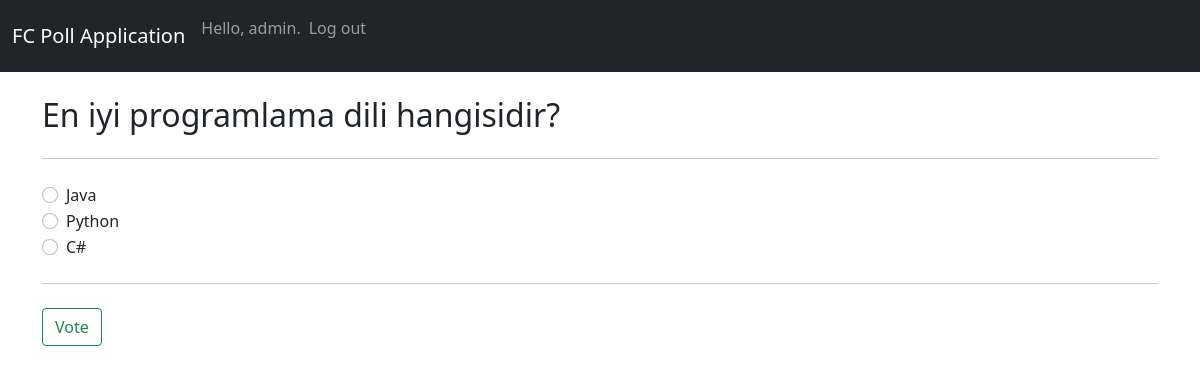
Page /poll/1/ (signed in) on the committed database.
### PollApp/models.py (models this page shows, shortened)
class Poll(models.Model):
    name = models.CharField(max_length=50)
    description = models.TextField(blank=True)
    choices = models.ManyToManyField(Choice, related_name='related_polls', blank=True)

class Choice(models.Model):
    name = models.CharField(max_length=20)

### PollApp/views.py (the view)
# urls.py: path("poll/<int:poll_id>/", views.poll_view, name="poll"),
@login_required(login_url='/users/login')
def poll_view(request, poll_id):
    poll = Poll.objects.get(id=poll_id)
    if request.method == 'POST':
        choice_id = request.POST.get('choice_id')
        choice = Choice.objects.get(id=choice_id)
        Vote.objects.create(poll=poll, choice=choice)
        return render(request, template_name="PollApp/poll.html",context={"poll": poll, "success_message": "Voted Successfully"})
    return render(request, template_name="PollApp/poll.html", context={"poll": poll})

### PollApp/templates/PollApp/poll.html (shortened to what this page needs)
{% extends 'PollApp/base.html' %}
{% block body %}
    <h2> {{ poll.name }} </h2>
    <hr class="my-4">
    <form method="post">
        {% for choice in poll.choices.all %}
            <div class="form-check">
                <input class="form-check-input" type="radio" name="choice_id" id="{{ choice.id }}"
                       value="{{ choice.id }}">
                <label class="form-check-label" for="{{ choice.id }}">
                    {{ choice.name }}
                </label>
            </div>
        {% endfor %}
        <hr class="my-4">
        <button class="btn btn-outline-success">Vote</button>
    </form>
{% endblock %}

### PollApp/templates/PollApp/base.html (shortened to what this page needs)
<!DOCTYPE html>
<html lang="en">
<head>
    <link href="https://cdn.jsdelivr.net/npm/bootstrap@5.1.3/dist/css/bootstrap.min.css" rel="stylesheet">
</head>
<body>
<nav class="navbar navbar-expand-lg navbar-dark bg-dark">
    <div class="container-fluid">
        <a class="navbar-brand" href="{% url 'PollApp:index' %}">FC Poll Application</a>
        <div class="collapse navbar-collapse" id="navbarText">
            <ul class="navbar-nav ml-auto">
            {% if user.is_authenticated %}
                <li class="nav-item">
                    <p class="navbar-text">Hello, {{ user.username }}.</p>
                </li>
                <li class="nav-item">
                    <a class="nav-link" href="{% url 'users:logout' %}">Log out</a>
                </li>
            {% else %}
                <li class="nav-item">
                    <a class="nav-link" href="{% url 'users:register' %}">Register</a>
                </li>
                <li class="nav-item">
                    <a class="nav-link" href="{% url 'users:login' %}">Log in</a></li>
            {% endif %}
        </ul>
        </div>
    </div>
</nav>
<br>
<div class="container">
    {% block body %}
    {% endblock %}
</div>
</body>
</html>

### rows in the picture
Poll: name "En iyi programlama dili hangisidir?"
Choice: name "Java"
Choice: name "Python"
Choice: name "C#"

### other values in the picture
{{ user.username }} "admin"
